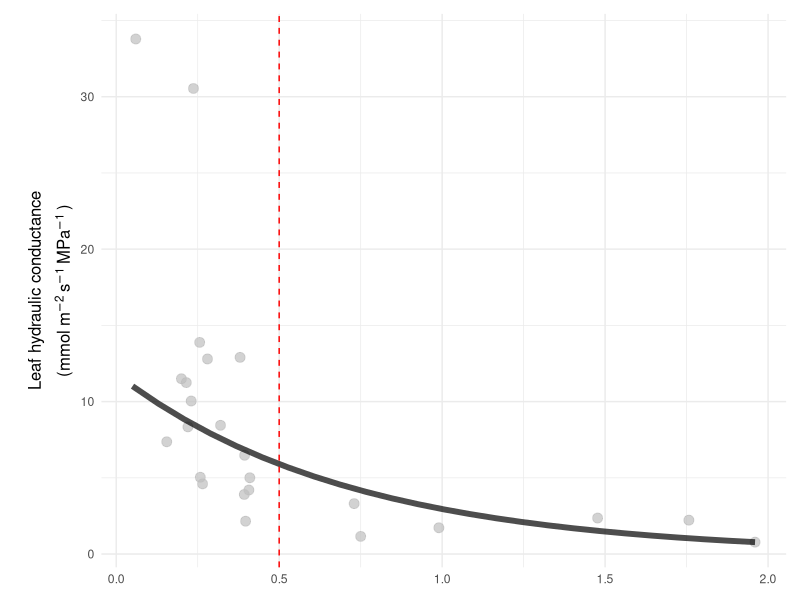
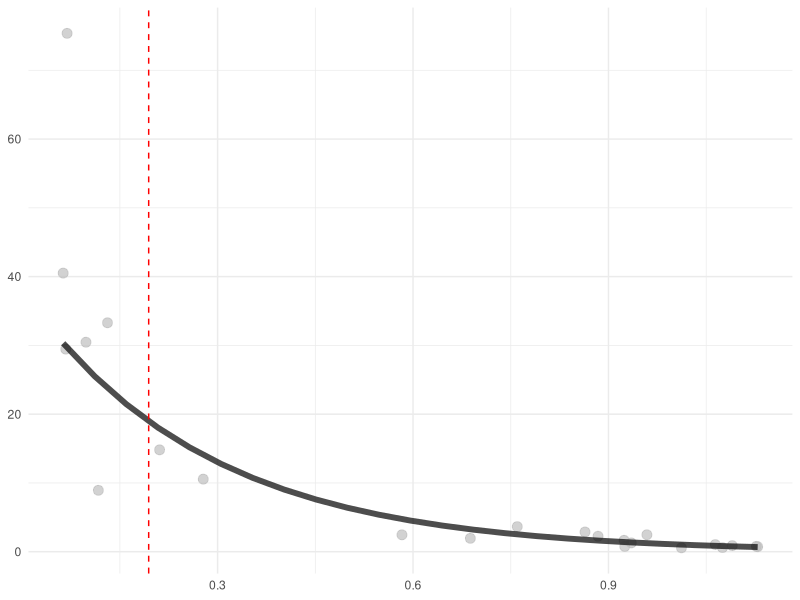
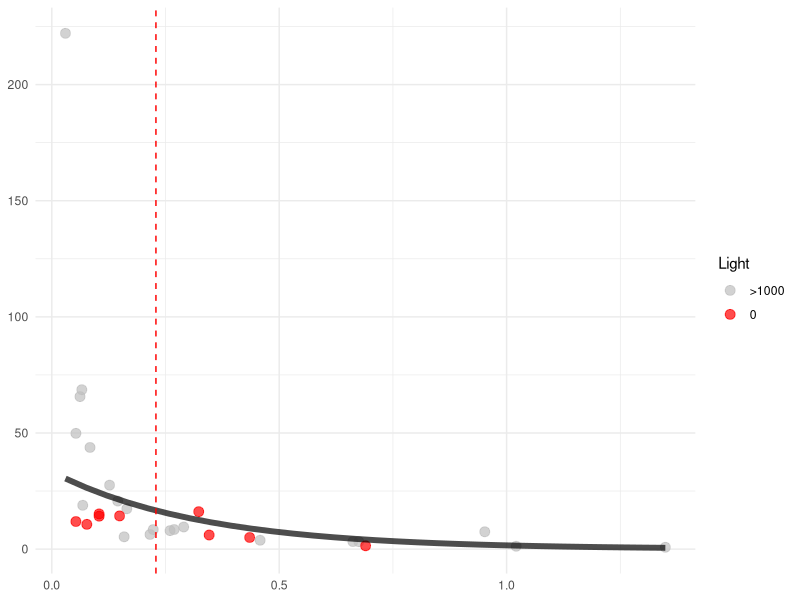
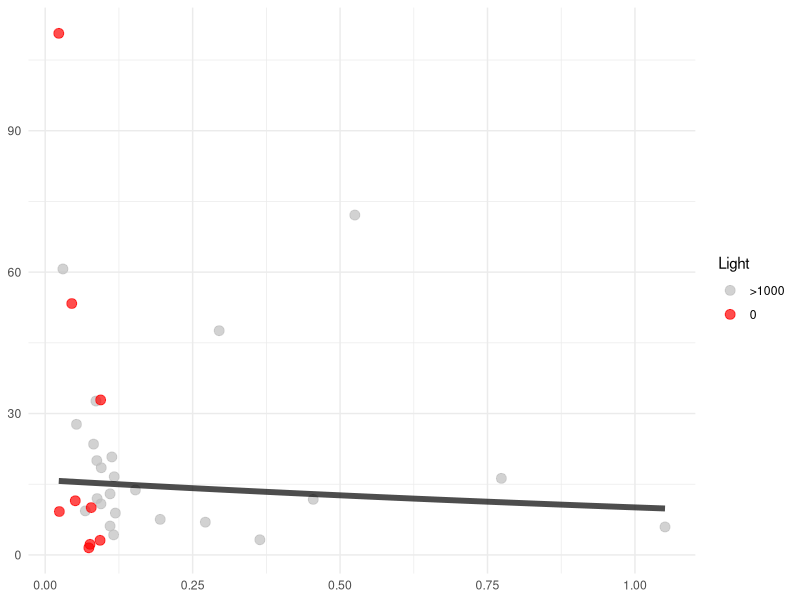
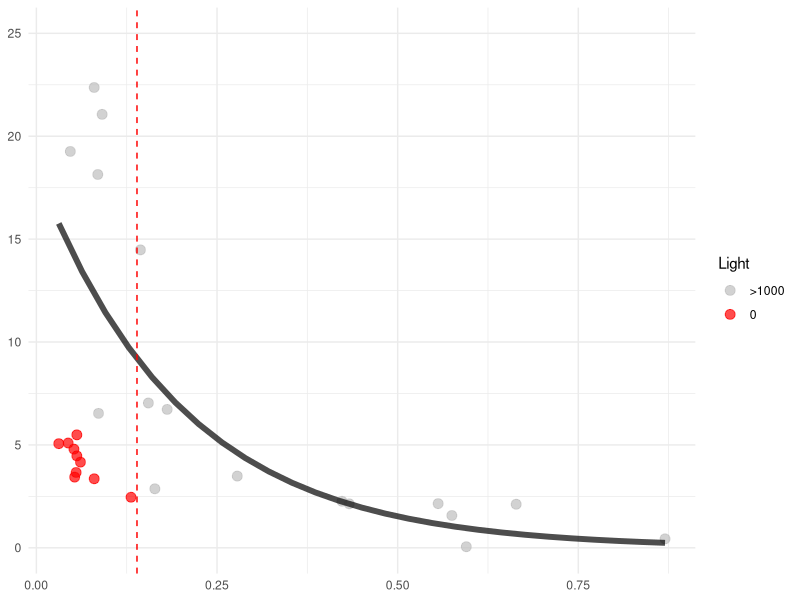
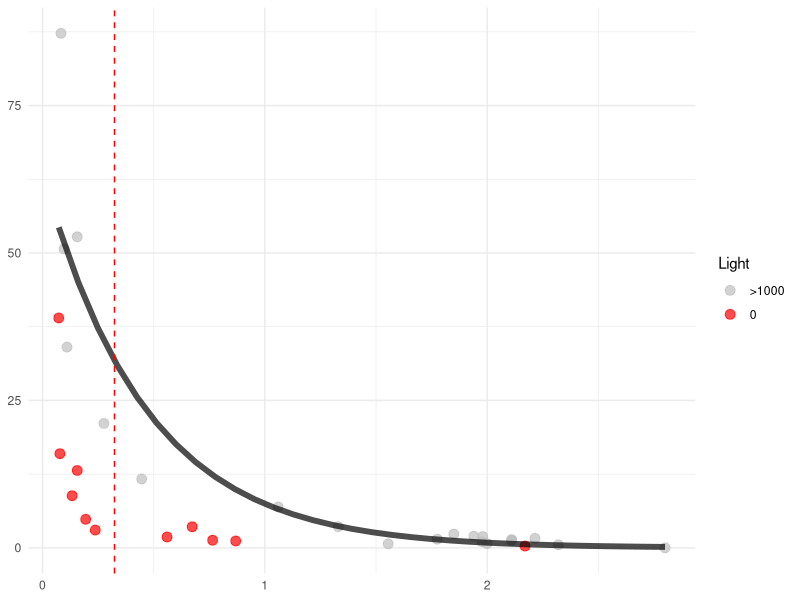
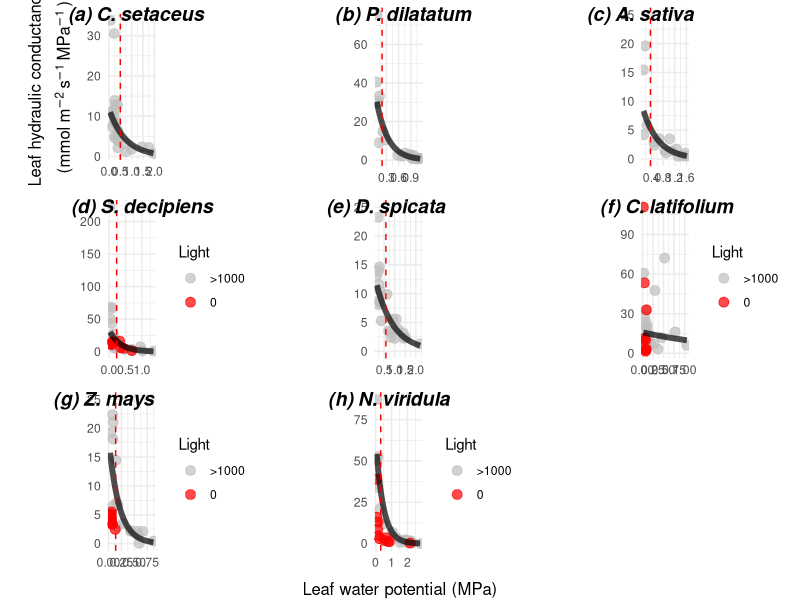
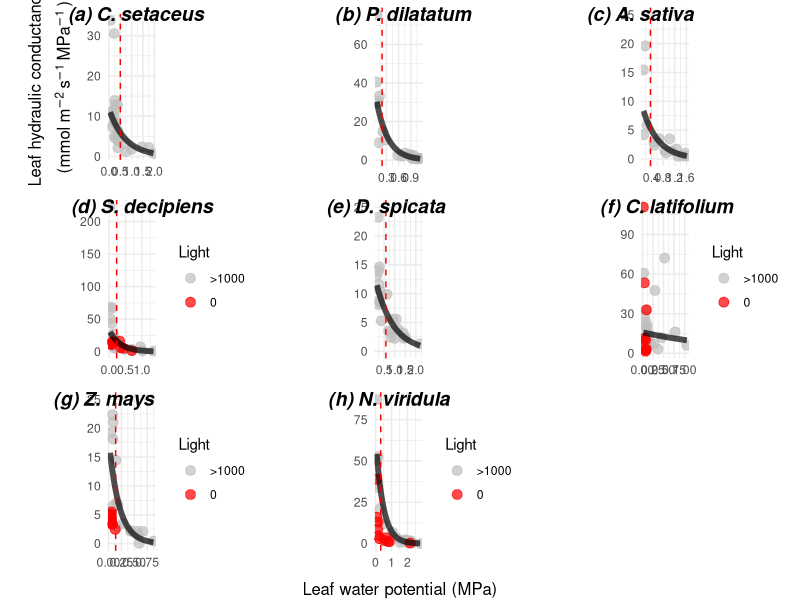

These figures' R source, in order: (Note: this script raises an error after producing the figures.)
## ---- chunk 1
library(readxl)
library(ggplot2)
library(tidyr)
library(dplyr)
library(lme4)
library(ggpubr)
## ---- chunk 2

CESE_Kleaf <-  read_excel("data/Kleaf_Karli_Marion_CESE.xlsx", sheet = "CESE")

## ---- chunk 3
dim(CESE_Kleaf)
#[1] 29 31
 CESE_Kleaf_clean <- CESE_Kleaf %>% 
  filter(Specie == "CESE")
dim(CESE_Kleaf_clean)
#[1] 28 31
CESE_Kleaf_clean2 <- CESE_Kleaf_clean %>% 
  filter(Notes != "cv too high")
dim(CESE_Kleaf_clean2)
#[1]  25 31
## ---- chunk 4
#log model: y = a+b * log(x)
#a expected value when x is 1 

logmodel <- lm(CESE_Kleaf_clean2$`Kleaf Tcorr (mmol m-2 s-1 MPa-1)` ~ log(CESE_Kleaf_clean2$`Lowest Psileaf (Mpa)`))
summary(logmodel)
#look at the estimates

# fitted model : y = -2.455 - 11.964 * ln(x)
#but: Multiple R-squared:  0.5678 but is not a strong model
# p-value: 2.131e-05 and model is significant

#expo model
expomodel <- lm(CESE_Kleaf_clean2$`Kleaf Tcorr (mmol m-2 s-1 MPa-1)` ~ exp(CESE_Kleaf_clean2$`Lowest Psileaf (Mpa)`))
summary(expomodel)

#other log model like article
logmodel_adjusted <- nls(`Kleaf Tcorr (mmol m-2 s-1 MPa-1)` ~ a / (1 + b * log(`Lowest Psileaf (Mpa)`)),
                          data = CESE_Kleaf_clean2,
                          start = list(a = 1, b = 1))
summary(logmodel_adjusted)
# Estimate Std. Error t value Pr(>|t|)    
#a  0.03600    0.39717   0.091    0.929    
#b  1.03063

#E(y)=αeβx+θ
#help from https://rpubs.com/mengxu/exponential-model
#constant thetha = 0 because data as x increases is 0~, thetha is the stabilizing trend over as x increases.

#Prepare fitting a nonlinear model
# Estimate the rest parameters using a linear model
model.0 <- lm(log(`Kleaf Tcorr (mmol m-2 s-1 MPa-1)`) ~ `Lowest Psileaf (Mpa)`, data=CESE_Kleaf_clean2)  
summary(model.0)
alpha.0.CESE <- exp(coef(model.0)[1])
beta.0.CESE <- coef(model.0)[2]

list(alpha = alpha.0.CESE, beta = beta.0.CESE)

x_seq.CESE <- seq(min(CESE_Kleaf_clean2$`Lowest Psileaf (Mpa)`), max(CESE_Kleaf_clean2$`Lowest Psileaf (Mpa)`), length.out = length(CESE_Kleaf_clean2$`Lowest Psileaf (Mpa)`))
y_model <-  11.80257 * exp( -1.38641  * x_seq.CESE )

# Calculate Ψleaf at 50% loss of Kleaf
Psi_leaf_50.cese <- log(0.5) / beta.0.CESE[[1]]
Psi_leaf_50.cese
## ---- chunk 5
# Create a sequence of x values for the regression line from excel
x_seq.CESE <- seq(min(CESE_Kleaf_clean2$`Lowest Psileaf (Mpa)`), max(CESE_Kleaf_clean2$`Lowest Psileaf (Mpa)`), length.out = length(CESE_Kleaf_clean2$`Lowest Psileaf (Mpa)`))
y_seq <- -7.93 * log(x_seq.CESE) + 0.4043

# Create a sequence of x values for the regression line from what i found in R
y_log <- - 11.964 * log(x_seq.CESE) -2.455

#other model 
#a / (1 + b * log(`Lowest Psileaf (Mpa)`))
y_log2 <- 0.03600/ 1+ 1.03063 * log(x_seq.CESE)

#other model
y_model <-  11.80257 * exp( -1.38641  * x_seq.CESE)



CESE_Kleaf_clean2$Individual <- as.factor(CESE_Kleaf_clean2$Individual)

CESE.plot <- CESE_Kleaf_clean2 %>%
  ggplot()+
  aes(x=`Lowest Psileaf (Mpa)`, y=`Kleaf Tcorr (mmol m-2 s-1 MPa-1)`, color=Individual)+
  geom_point(color ='gray', size= 3, alpha = 0.7)+
  labs(
    x = "Leaf water potential (MPa)",
     y = bquote(atop("Leaf hydraulic conductance","(mmol"~m^{-2}~s^{-1}~ MPa^{-1}~")"))
  )+
  theme_minimal()+
  theme(axis.title.x = element_blank(), axis.title.y = element_text(size =12))+
#geom_line(aes(x = x_seq, y = y_seq), color = "green") +
 #geom_line(aes(x = x_seq, y = y_log), color = "red")+
#  geom_line(aes(x = x_seq, y = y_log2), color = "black") +#pas du tout!
geom_line(aes(x = x_seq.CESE, y = y_model), color = 'black', size=2, alpha=0.7)+
  theme(
    plot.margin = margin(t = 10, r = 10, b = 10, l = 20)  # adjust margins
  )+
  geom_vline(xintercept = Psi_leaf_50.cese, linetype = "dashed", color = 'red')
  
CESE.plot
## ---- chunk 6

PADI_Kleaf <-  read_excel("data/Kleaf_Karli_Marion_CESE.xlsx", sheet = "PADI")

## ---- chunk 7
dim(PADI_Kleaf)
#[1] 22 31
 PADI_Kleaf_clean <- PADI_Kleaf %>% 
  filter(Specie == "PADI") %>%
   drop_na(`Psileaf_fin (Mpa)`)
dim(PADI_Kleaf_clean)
#[1] 23 31



## ---- chunk 8
#E(y)=αeβx+θ
#help from https://rpubs.com/mengxu/exponential-model
#constant thetha = 0 because data as x increases is 0~, thetha is the stabilizing trend over as x increases.

#Prepare fitting a nonlinear model
# Estimate the rest parameters using a linear model
model.0.padi<- lm(log(`Kleaf Tcorr (mmol m-2 s-1 MPa-1)`) ~ `Lowest Psileaf (Mpa)`, data=PADI_Kleaf_clean)  
summary(model.0.padi)
alpha.0.padi <- exp(coef(model.0.padi)[1])
beta.0.padi <- coef(model.0.padi)[2]

list(alpha = alpha.0.padi, beta = beta.0.padi)

# Create a sequence of x values for the regression line from excel
x_seq.padi <- seq(min(PADI_Kleaf_clean$`Lowest Psileaf (Mpa)`), max(PADI_Kleaf_clean$`Lowest Psileaf (Mpa)`), length.out = length(PADI_Kleaf_clean$`Lowest Psileaf (Mpa)`))

#output model
y_model.padi <-  37.95466   * exp(-3.568469   * x_seq.padi ) #replace here

# Calculate Ψleaf at 50% loss of Kleaf
Psi_leaf_50.padi <- log(0.5) / beta.0.padi[[1]]
Psi_leaf_50.padi
## ---- chunk 9
PADI_Kleaf_clean$Individual <- as.factor(PADI_Kleaf_clean$Individual)
PADI.plot <-PADI_Kleaf_clean %>%
  ggplot()+
  aes(x=`Lowest Psileaf (Mpa)`, y=`Kleaf Tcorr (mmol m-2 s-1 MPa-1)`, color=Individual)+
  geom_point(color ='gray', size= 3, alpha = 0.7)+
  labs(
    x = "Leaf water potential (MPa)",
    y = "Leaf hydraulic conductance (mmol m-2 s-1 MPa-1)"
  )+
  theme_minimal()+
  theme(axis.title.x = element_blank())+
  theme(axis.title.y = element_blank())+
geom_line(aes(x = x_seq.padi, y = y_model.padi), color = 'black', size=2, alpha=0.7)+
  geom_vline(xintercept = Psi_leaf_50.padi, linetype ="dashed", color = 'red')
#+
 #  annotate(geom='text',x=0.5,y=30,label="y = 37.95 * exp(-3.57 x)",fontface='bold', size=6)
PADI.plot
## ---- chunk 10

AVSA_Kleaf <-  read_excel("data/Kleaf_Karli_Marion_CESE.xlsx", sheet = "AVSA")

## ---- chunk 11
dim(AVSA_Kleaf)
#[1] 22 31
 AVSA_Kleaf_clean <- AVSA_Kleaf %>% 
  filter(Specie == "AVSA") %>%
   drop_na(`Psileaf_fin (Mpa)`) %>%
   drop_na(`Kleaf Tcorr (mmol m-2 s-1 MPa-1)`)
dim(AVSA_Kleaf_clean)




## ---- chunk 12
#E(y)=αeβx+θ
#help from https://rpubs.com/mengxu/exponential-model
#constant thetha = 0 because data as x increases is 0~, thetha is the stabilizing trend over as x increases.

#Prepare fitting a nonlinear model
# Estimate the rest parameters using a linear model
model.0.AVSA<- lm(log(`Kleaf Tcorr (mmol m-2 s-1 MPa-1)`) ~ `Lowest Psileaf (Mpa)`, data=AVSA_Kleaf_clean)  
summary(model.0.AVSA)
alpha.0.AVSA <- exp(coef(model.0.AVSA)[1])
beta.0.AVSA <- coef(model.0.AVSA)[2]

list(alpha = alpha.0.AVSA, beta = beta.0.AVSA)

# Create a sequence of x values for the regression line from excel
x_seq.AVSA <- seq(min(AVSA_Kleaf_clean$`Lowest Psileaf (Mpa)`), max(AVSA_Kleaf_clean$`Lowest Psileaf (Mpa)`), length.out = length(AVSA_Kleaf_clean$`Lowest Psileaf (Mpa)`))

#output model
y_model.AVSA <-   10.60017    * exp(-1.879197   * x_seq.AVSA ) 

# Calculate Ψleaf at 50% loss of Kleaf
Psi_leaf_50.avsa <- log(0.5) / beta.0.AVSA[[1]]
Psi_leaf_50.avsa
## ---- chunk 13
AVSA_Kleaf_clean$Individual <- as.factor(AVSA_Kleaf_clean$Individual)

AVSA.plot <- AVSA_Kleaf_clean %>%
  ggplot()+
  aes(x=`Lowest Psileaf (Mpa)`, y=`Kleaf Tcorr (mmol m-2 s-1 MPa-1)`, color=Individual)+
  geom_point(color ='gray', size= 3, alpha = 0.7)+
  #labs(
   # x = "Leaf water potential (MPa)",
    #y = "Leaf hydraulic conductance (mmol m-2 s-1 MPa-1)"
  #)+
  theme_minimal()+
  theme(axis.title.x = element_blank())+
  theme(axis.title.y = element_blank())+
geom_line(aes(x = x_seq.AVSA, y = y_model.AVSA), color = 'black', size=2, alpha=0.7)+
  ylim(0,25)+
   geom_vline(xintercept = Psi_leaf_50.avsa, linetype = "dashed", color = 'red')
   #annotate(geom='text',x=0.5,y=30,label="y = 37.95 * exp(-3.57 x)",fontface='bold', size=6)
## ---- chunk 14

STDE_Kleaf <-  read_excel("data/Kleaf_Karli_Marion_CESE.xlsx", sheet = "STDE")

## ---- chunk 15
dim(STDE_Kleaf)
#[1] 22 31
 STDE_Kleaf_clean <- STDE_Kleaf %>% 
  filter(Specie == "STDE") %>%
   drop_na(`Psileaf_fin (Mpa)`) %>%
   drop_na(`Kleaf Tcorr (mmol m-2 s-1 MPa-1)`)
dim(STDE_Kleaf_clean)




## ---- chunk 16
#E(y)=αeβx+θ
#help from https://rpubs.com/mengxu/exponential-model
#constant thetha = 0 because data as x increases is 0~, thetha is the stabilizing trend over as x increases.

#Prepare fitting a nonlinear model
# Estimate the rest parameters using a linear model
model.0.STDE<- lm(log(`Kleaf Tcorr (mmol m-2 s-1 MPa-1)`) ~ `Lowest Psileaf (Mpa)`, data=STDE_Kleaf_clean %>% filter (Light != 0))  
summary(model.0.STDE)
alpha.0.STDE <- exp(coef(model.0.STDE)[1])
beta.0.STDE <- coef(model.0.STDE)[2]

list(alpha = alpha.0.STDE, beta = beta.0.STDE)

# Create a sequence of x values for the regression line from excel
x_seq.STDE <- seq(min(STDE_Kleaf_clean$`Lowest Psileaf (Mpa)`), max(STDE_Kleaf_clean$`Lowest Psileaf (Mpa)`), length.out = length(STDE_Kleaf_clean$`Lowest Psileaf (Mpa)`))

#output model
y_model.STDE <-   alpha.0.STDE[[1]]   * exp(beta.0.STDE[[1]]  * x_seq.STDE ) 

# Calculate Ψleaf at 50% loss of Kleaf
Psi_leaf_50.STDE <- log(0.5) / beta.0.STDE[[1]]
Psi_leaf_50.STDE
## ---- chunk 17
STDE_Kleaf_clean$Individual <- as.factor(STDE_Kleaf_clean$Individual)

STDE.plot <- STDE_Kleaf_clean %>%
  ggplot()+
  aes(x=`Lowest Psileaf (Mpa)`, y=`Kleaf Tcorr (mmol m-2 s-1 MPa-1)`, color=Light)+
  geom_point(size= 3, alpha = 0.7)+
   scale_color_manual(values = c('gray', 'red'))+
  #labs(
   # x = "Leaf water potential (MPa)",
    #y = "Leaf hydraulic conductance (mmol m-2 s-1 MPa-1)"
  #)+
  theme_minimal()+
  theme(axis.title.x = element_blank())+
  theme(axis.title.y = element_blank())+
geom_line(aes(x = x_seq.STDE, y = y_model.STDE), color = 'black', size=2, alpha=0.7)+
  #ylim(0,25)
   geom_vline(xintercept = Psi_leaf_50.STDE, linetype = "dashed", color = 'red')
   #annotate(geom='text',x=0.5,y=30,label="y = 37.95 * exp(-3.57 x)",fontface='bold', size=6)

STDE.plot
## ---- chunk 18

DASP_Kleaf <-  read_excel("data/Kleaf_Karli_Marion_CESE.xlsx", sheet = "DASP")

## ---- chunk 19
dim(DASP_Kleaf)
#[1] 22 31
 DASP_Kleaf_clean <- DASP_Kleaf %>% 
  filter(Specie == "DASP") %>%
   drop_na(`Psileaf_fin (Mpa)`) %>%
   drop_na(`Kleaf Tcorr (mmol m-2 s-1 MPa-1)`)
dim(DASP_Kleaf_clean)




## ---- chunk 20
#E(y)=αeβx+θ
#help from https://rpubs.com/mengxu/exponential-model
#constant thetha = 0 because data as x increases is 0~, thetha is the stabilizing trend over as x increases.

#Prepare fitting a nonlinear model
# Estimate the rest parameters using a linear model
model.0.DASP<- lm(log(`Kleaf Tcorr (mmol m-2 s-1 MPa-1)`) ~ `Lowest Psileaf (Mpa)`, data=DASP_Kleaf_clean)  
summary(model.0.DASP)
alpha.0.DASP <- exp(coef(model.0.DASP)[1])
beta.0.DASP <- coef(model.0.DASP)[2]

list(alpha = alpha.0.DASP, beta = beta.0.DASP)

# Create a sequence of x values for the regression line from excel
x_seq.DASP <- seq(min(DASP_Kleaf_clean$`Lowest Psileaf (Mpa)`), max(DASP_Kleaf_clean$`Lowest Psileaf (Mpa)`), length.out = length(DASP_Kleaf_clean$`Lowest Psileaf (Mpa)`))

#output model
y_model.DASP <-    alpha.0.DASP[[1]]   * exp(beta.0.DASP[[1]]  * x_seq.DASP ) 

# Calculate Ψleaf at 50% loss of Kleaf
Psi_leaf_50.DASP <- log(0.5) / beta.0.DASP[[1]]
Psi_leaf_50.DASP
## ---- chunk 21
DASP_Kleaf_clean$Individual <- as.factor(DASP_Kleaf_clean$Individual)

DASP.plot <- DASP_Kleaf_clean %>%
  ggplot()+
  aes(x=`Lowest Psileaf (Mpa)`, y=`Kleaf Tcorr (mmol m-2 s-1 MPa-1)`, color=Individual)+
  geom_point(color ='gray', size= 3, alpha = 0.7)+
  #labs(
   # x = "Leaf water potential (MPa)",
    #y = "Leaf hydraulic conductance (mmol m-2 s-1 MPa-1)"
  #)+
  theme_minimal()+
  theme(axis.title.x = element_blank())+
  theme(axis.title.y = element_blank())+
geom_line(aes(x = x_seq.DASP, y = y_model.DASP), color = 'black', size=2, alpha=0.7)+
  ylim(0,25)+
   geom_vline(xintercept = Psi_leaf_50.DASP, linetype = "dashed", color = 'red')
   #annotate(geom='text',x=0.5,y=30,label="y = 37.95 * exp(-3.57 x)",fontface='bold', size=6)
## ---- chunk 22

CHLA_Kleaf <-  read_excel("data/Kleaf_Karli_Marion_CESE.xlsx", sheet = "CHLA")

## ---- chunk 23
dim(CHLA_Kleaf)
#[1] 22 31
 CHLA_Kleaf_clean <- CHLA_Kleaf %>% 
  filter(Specie == "CHLA") %>%
   drop_na(`Psileaf_fin (Mpa)`) %>%
   drop_na(`Kleaf Tcorr (mmol m-2 s-1 MPa-1)`)
dim(CHLA_Kleaf_clean)

#discard row/individual if values between two initial potentials is greater than 0.1 MPa; column `Psileaf_ini_1 (Mpa)` and column `Psileaf_ini_2 (Mpa)`

CHLA_Kleaf_clean2 <- CHLA_Kleaf_clean %>% 
  filter(is.na(`Psileaf_ini_1 (Mpa)`) | abs(`Psileaf_ini_1 (Mpa)` - `Psileaf_ini_2 (Mpa)`) <= 0.1)
dim(CHLA_Kleaf_clean2)

CHLA_Kleaf_clean <- CHLA_Kleaf_clean2
## ---- chunk 24
#E(y)=αeβx+θ
#help from https://rpubs.com/mengxu/exponential-model
#constant thetha = 0 because data as x increases is 0~, thetha is the stabilizing trend over as x increases.

#Prepare fitting a nonlinear model
# Estimate the rest parameters using a linear model
model.0.CHLA<- lm(log(`Kleaf Tcorr (mmol m-2 s-1 MPa-1)`) ~ `Lowest Psileaf (Mpa)`, data=CHLA_Kleaf_clean %>% filter (Light != 0))  
summary(model.0.CHLA)
alpha.0.CHLA <- exp(coef(model.0.CHLA)[1])
beta.0.CHLA <- coef(model.0.CHLA)[2]

list(alpha = alpha.0.CHLA, beta = beta.0.CHLA)

# Create a sequence of x values for the regression line from excel
x_seq.CHLA <- seq(min(CHLA_Kleaf_clean$`Lowest Psileaf (Mpa)`), max(CHLA_Kleaf_clean$`Lowest Psileaf (Mpa)`), length.out = length(CHLA_Kleaf_clean$`Lowest Psileaf (Mpa)`))

#output model
y_model.CHLA <-   alpha.0.CHLA[[1]]   * exp(beta.0.CHLA[[1]]  * x_seq.CHLA ) 

# Calculate Ψleaf at 50% loss of Kleaf
Psi_leaf_50.CHLA <- log(0.5) / beta.0.CHLA[[1]]
Psi_leaf_50.CHLA
## ---- chunk 25
CHLA_Kleaf_clean$Individual <- as.factor(CHLA_Kleaf_clean$Individual)
CHLA_Kleaf_clean$Light <- as.factor(CHLA_Kleaf_clean$Light)

CHLA.plot <- CHLA_Kleaf_clean %>%
 #filter(Date == "11272024") %>%
  ggplot()+
  aes(x=`Lowest Psileaf (Mpa)`, y=`Kleaf Tcorr (mmol m-2 s-1 MPa-1)`, color=Light)+
  geom_point(size= 3, alpha = 0.7)+
   scale_color_manual(values = c('gray', 'red'))+
  #labs(
   # x = "Leaf water potential (MPa)",
    #y = "Leaf hydraulic conductance (mmol m-2 s-1 MPa-1)"
  #)+
  theme_minimal()+
  theme(axis.title.x = element_blank())+
  theme(axis.title.y = element_blank())+
geom_line(aes(x = x_seq.CHLA, y = y_model.CHLA), color = 'black', size=2, alpha=0.7)
  #ylim(0,25)
 #  geom_vline(xintercept = Psi_leaf_50.CHLA, linetype = "dashed", color = 'red')
   #annotate(geom='text',x=0.5,y=30,label="y = 37.95 * exp(-3.57 x)",fontface='bold', size=6)

CHLA.plot
## ---- chunk 26

ZEMA_Kleaf <-  read_excel("data/Kleaf_Karli_Marion_CESE.xlsx", sheet = "ZEMA")
## ---- chunk 27
dim(ZEMA_Kleaf)
#[1] 22 31
 ZEMA_Kleaf_clean <- ZEMA_Kleaf %>% 
  filter(Specie == "ZEMA") %>%
   drop_na(`Psileaf_fin (Mpa)`) %>%
   drop_na(`Kleaf Tcorr (mmol m-2 s-1 MPa-1)`)
 
ZEMA_Kleaf_clean <- ZEMA_Kleaf_clean[which(!(ZEMA_Kleaf_clean$Individual == 2 & ZEMA_Kleaf_clean$Leaf == 2)), ]


dim(ZEMA_Kleaf_clean)



## ---- chunk 28
#E(y)=αeβx+θ
#help from https://rpubs.com/mengxu/exponential-model
#constant thetha = 0 because data as x increases is 0~, thetha is the stabilizing trend over as x increases.

#Prepare fitting a nonlinear model
# Estimate the rest parameters using a linear model
model.0.ZEMA<- lm(log(`Kleaf Tcorr (mmol m-2 s-1 MPa-1)`) ~ `Lowest Psileaf (Mpa)`, data=ZEMA_Kleaf_clean %>% filter (Light != 0))  
summary(model.0.ZEMA)
alpha.0.ZEMA <- exp(coef(model.0.ZEMA)[1])
beta.0.ZEMA <- coef(model.0.ZEMA)[2]

list(alpha = alpha.0.ZEMA, beta = beta.0.ZEMA)

# Create a sequence of x values for the regression line from excel
x_seq.ZEMA <- seq(min(ZEMA_Kleaf_clean$`Lowest Psileaf (Mpa)`), max(ZEMA_Kleaf_clean$`Lowest Psileaf (Mpa)`), length.out = length(ZEMA_Kleaf_clean$`Lowest Psileaf (Mpa)`))

#output model
y_model.ZEMA <-   alpha.0.ZEMA[[1]]   * exp(beta.0.ZEMA[[1]]  * x_seq.ZEMA ) 

# Calculate Ψleaf at 50% loss of Kleaf
Psi_leaf_50.ZEMA <- log(0.5) / beta.0.ZEMA[[1]]
Psi_leaf_50.ZEMA
## ---- chunk 29
ZEMA_Kleaf_clean$Individual <- as.factor(ZEMA_Kleaf_clean$Individual)
ZEMA_Kleaf_clean$Light <- as.factor(ZEMA_Kleaf_clean$Light)

ZEMA.plot <- ZEMA_Kleaf_clean %>%
  ggplot()+
  aes(x=`Lowest Psileaf (Mpa)`, y=`Kleaf Tcorr (mmol m-2 s-1 MPa-1)`, color=Light)+
  geom_point(size= 3, alpha = 0.7)+
  scale_color_manual(values = c('gray', 'red'))+
  #labs(
   # x = "Leaf water potential (MPa)",
    #y = "Leaf hydraulic conductance (mmol m-2 s-1 MPa-1)"
  #)+
  theme_minimal()+
  theme(axis.title.x = element_blank())+
  theme(axis.title.y = element_blank())+
geom_line(aes(x = x_seq.ZEMA, y = y_model.ZEMA), color = 'black', size=2, alpha=0.7)+
  ylim(0,25)+
   geom_vline(xintercept = Psi_leaf_50.ZEMA, linetype = "dashed", color = 'red')
   #annotate(geom='text',x=0.5,y=30,label="y = 37.95 * exp(-3.57 x)",fontface='bold', size=6)
ZEMA.plot
## ---- chunk 30

NAVI_Kleaf <-  read_excel("data/Kleaf_Karli_Marion_CESE.xlsx", sheet = "NAVI")

## ---- chunk 31
dim(NAVI_Kleaf)
#[1] 22 31
 NAVI_Kleaf_clean <- NAVI_Kleaf %>% 
  filter(Specie == "NAVI") %>%
   drop_na(`Psileaf_fin (Mpa)`) %>%
   drop_na(`Kleaf Tcorr (mmol m-2 s-1 MPa-1)`)
dim(NAVI_Kleaf_clean)

## ---- chunk 32
#E(y)=αeβx+θ
#help from https://rpubs.com/mengxu/exponential-model
#constant thetha = 0 because data as x increases is 0~, thetha is the stabilizing trend over as x increases.

#Prepare fitting a nonlinear model
# Estimate the rest parameters using a linear model
model.0.NAVI<- lm(log(`Kleaf Tcorr (mmol m-2 s-1 MPa-1)`) ~ `Lowest Psileaf (Mpa)`, data=NAVI_Kleaf_clean %>% filter (Light != 0))  
summary(model.0.NAVI)
alpha.0.NAVI <- exp(coef(model.0.NAVI)[1])
beta.0.NAVI <- coef(model.0.NAVI)[2]

list(alpha = alpha.0.NAVI, beta = beta.0.NAVI)

# Create a sequence of x values for the regression line from excel
x_seq.NAVI <- seq(min(NAVI_Kleaf_clean$`Lowest Psileaf (Mpa)`), max(NAVI_Kleaf_clean$`Lowest Psileaf (Mpa)`), length.out = length(NAVI_Kleaf_clean$`Lowest Psileaf (Mpa)`))

#output model
y_model.NAVI <-   alpha.0.NAVI[[1]]   * exp(beta.0.NAVI[[1]]  * x_seq.NAVI ) 

# Calculate Ψleaf at 50% loss of Kleaf
Psi_leaf_50.NAVI <- log(0.5) / beta.0.NAVI[[1]]
Psi_leaf_50.NAVI
## ---- chunk 33
NAVI_Kleaf_clean$Individual <- as.factor(NAVI_Kleaf_clean$Individual)
NAVI_Kleaf_clean$Light <- as.factor(NAVI_Kleaf_clean$Light)

NAVI.plot <- NAVI_Kleaf_clean %>%
 #filter(Date == "11272024") %>%
  ggplot()+
  aes(x=`Lowest Psileaf (Mpa)`, y=`Kleaf Tcorr (mmol m-2 s-1 MPa-1)`, color=Light)+
  geom_point(size= 3, alpha = 0.7)+
   scale_color_manual(values = c('gray', 'red'))+
  #labs(
   # x = "Leaf water potential (MPa)",
    #y = "Leaf hydraulic conductance (mmol m-2 s-1 MPa-1)"
  #)+
  theme_minimal()+
  theme(axis.title.x = element_blank())+
  theme(axis.title.y = element_blank())+
geom_line(aes(x = x_seq.NAVI, y = y_model.NAVI), color = 'black', size=2, alpha=0.7)+
  #ylim(0,25)
   geom_vline(xintercept = Psi_leaf_50.NAVI, linetype = "dashed", color = 'red')
   #annotate(geom='text',x=0.5,y=30,label="y = 37.95 * exp(-3.57 x)",fontface='bold', size=6)

NAVI.plot
## ---- chunk 34

Kleaf.plots <- ggarrange(CESE.plot, PADI.plot, AVSA.plot, 
STDE.plot, DASP.plot, CHLA.plot, ZEMA.plot, NAVI.plot, nrow=3, ncol=3, labels = c("(a) C. setaceus", "(b) P. dilatatum", "(c) A. sativa", "(d) S. decipiens", "(e) D. spicata", "(f) C. latifolium", "(g) Z. mays ", "(h) N. viridula"), font.label = list(face="bold.italic"), align = "v")

Kleaf.plots <- annotate_figure(
  Kleaf.plots,
  bottom = text_grob("Leaf water potential (MPa)", size = 12)
)

Kleaf.plots

ggsave(filename = "Kleaf_plots.jpg", plot = Kleaf.plots, path = "result", width = 10, height = 6)
## ---- chunk 35

#no light treatment not yet created
# Calculate kmax (average Kleaf for Psileaf = 0 to -0.3 MPa)
# Select x values between 0 and -0.3 MPa
x_filtered.CESE <- x_seq.CESE[x_seq.CESE <= 0.3 & x_seq.CESE >= 0]
x_filtered.PADI <- x_seq.padi[x_seq.padi <= 0.3 & x_seq.padi >= 0]
x_filtered.AVSA <- x_seq.AVSA[x_seq.AVSA <= 0.3 & x_seq.AVSA >= 0]
x_filtered.DASP <- x_seq.DASP[x_seq.DASP <= 0.3 & x_seq.DASP >= 0]

# do not include when light =0
STDE_Kleaf_no_light <- STDE_Kleaf_clean %>% filter(Light!=0) 

x_seq.STDE.nolight <- seq(
  min(STDE_Kleaf_no_light$`Lowest Psileaf (Mpa)`),
  max(STDE_Kleaf_no_light$`Lowest Psileaf (Mpa)`),
  length.out = nrow(STDE_Kleaf_no_light)
)

x_filtered.STDE <- x_seq.STDE.nolight[x_seq.STDE.nolight <= 0.3 & x_seq.STDE.nolight >= 0]

CHLA_Kleaf_no_light <- CHLA_Kleaf_clean %>% filter(Light!=0) 

x_seq.CHLA.nolight <- seq(
  min(CHLA_Kleaf_no_light$`Lowest Psileaf (Mpa)`),
  max(CHLA_Kleaf_no_light$`Lowest Psileaf (Mpa)`),
  length.out = nrow(CHLA_Kleaf_no_light)
)


x_filtered.CHLA <- x_seq.CHLA.nolight[x_seq.CHLA.nolight <= 0.3 & x_seq.CHLA.nolight >= 0]

ZEMA_Kleaf_no_light <- ZEMA_Kleaf_clean %>% filter(Light!=0) 

x_seq.ZEMA.nolight <- seq(
  min(ZEMA_Kleaf_no_light$`Lowest Psileaf (Mpa)`),
  max(ZEMA_Kleaf_no_light$`Lowest Psileaf (Mpa)`),
  length.out = nrow(ZEMA_Kleaf_no_light))

x_filtered.ZEMA <- x_seq.ZEMA.nolight[x_seq.ZEMA.nolight <= 0.15 & x_seq.ZEMA.nolight >= 0]

# Compute the corresponding y values
y_filtered.CESE <- alpha.0.CESE * exp(beta.0.CESE * x_filtered.CESE)

y_filtered.PADI <- alpha.0.padi * exp(beta.0.padi * x_filtered.PADI)

y_filtered.AVSA <- alpha.0.AVSA * exp(beta.0.AVSA * x_filtered.AVSA)

y_filtered.DASP <- alpha.0.DASP * exp(beta.0.DASP * x_filtered.DASP)



#those that had the no light measurements
y_filtered.STDE <- alpha.0.STDE * exp(beta.0.STDE * x_filtered.STDE)
y_filtered.CHLA <- alpha.0.CHLA * exp(beta.0.CHLA * x_filtered.CHLA)
y_filtered.ZEMA <- alpha.0.ZEMA * exp(beta.0.ZEMA * x_seq.ZEMA.nolight)

# Calculate the average of Kleaf in the selected range
kmax.CESE <- mean(y_filtered.CESE)
kmax.PADI <- mean(y_filtered.PADI)
kmax.AVSA <- mean(y_filtered.AVSA)
kmax.STDE <- mean(y_filtered.STDE)
kmax.DASP <- mean(y_filtered.DASP)
kmax.CHLA <- mean(y_filtered.CHLA)
kmax.ZEMA <- mean(y_filtered.ZEMA)

kmax.AVSA
kmax.CESE
kmax.CHLA
kmax.DASP
kmax.PADI
kmax.STDE
kmax.ZEMA

## ---- chunk 36
# Calculate kmax (average Kleaf for Psileaf = 0 to -0.3 MPa)
# Select x values between 0 and -0.3 MPa
filtered.CESE <- y_seq.CESE[x_seq.CESE <= 0.3 & x_seq.CESE >= 0]
filtered.PADI <- y_seq.padi[x_seq.padi <= 0.3 & x_seq.padi >= 0]
filtered.AVSA <- y_seq.AVSA[x_seq.AVSA <= 0.3 & x_seq.AVSA >= 0]
filtered.STDE <- y_seq.STDE[x_seq.STDE <= 0.3 & x_seq.STDE >= 0]
filtered.DASP <- y_seq.DASP[x_seq.DASP <= 0.3 & x_seq.DASP >= 0]
filtered.CHLA <- y_seq.CHLA[x_seq.CHLA <= 0.3 & x_seq.CHLA >= 0]
filtered.ZEMA <- ZEMA_Kleaf_clean$`Kleaf Tcorr (mmol m-2 s-1 MPa-1)`[x_seq.ZEMA <= 0.3 & x_seq.ZEMA >= 0]


# Compute the corresponding y values
y_filtered.CESE <- alpha.0.CESE * exp(beta.0.CESE * x_filtered.CESE)

y_filtered.PADI <- alpha.0.padi * exp(beta.0.padi * x_filtered.PADI)

y_filtered.AVSA <- alpha.0.AVSA * exp(beta.0.AVSA * x_filtered.AVSA)

y_filtered.STDE <- alpha.0.STDE * exp(beta.0.STDE * x_filtered.STDE)

y_filtered.DASP <- alpha.0.DASP * exp(beta.0.DASP * x_filtered.DASP)

y_filtered.CHLA <- alpha.0.CHLA * exp(beta.0.CHLA * x_filtered.CHLA)

y_filtered.ZEMA <- alpha.0.ZEMA * exp(beta.0.ZEMA * x_filtered.ZEMA)

# Calculate the average of Kleaf in the selected range
kmax.CESE <- mean(y_filtered.CESE)
kmax.PADI <- mean(y_filtered.PADI)
kmax.AVSA <- mean(y_filtered.AVSA)
kmax.STDE <- mean(y_filtered.STDE)
kmax.DASP <- mean(y_filtered.DASP)
kmax.CHLA <- mean(y_filtered.CHLA)
kmax.ZEMA <- mean(filtered.ZEMA)

kmax.AVSA
kmax.CESE
kmax.CHLA
kmax.DASP
kmax.PADI
kmax.STDE
kmax.ZEMA
